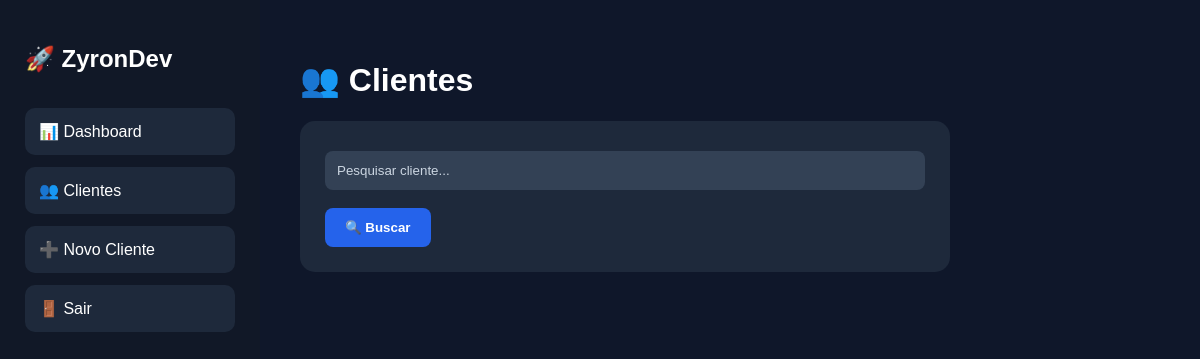
Before: /clientes (signed in) with the older database file.
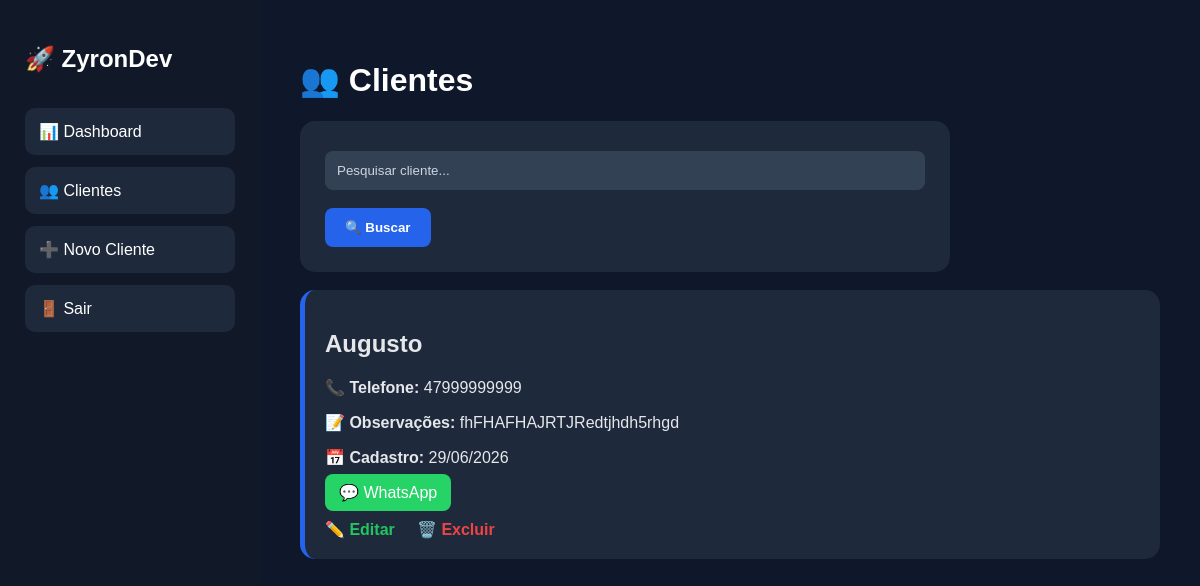
After: the same page with the newer database file.
### tables this page shows
CREATE TABLE clientes (
    id INTEGER PRIMARY KEY AUTOINCREMENT,
    nome TEXT NOT NULL,
    telefone TEXT
, observacoes TEXT, data_cadastro TEXT, usuario TEXT);

### app.py (the view)
@app.route("/clientes")
def clientes():
    if "usuario" not in session:
        return redirect("/login")
    busca = request.args.get("busca", "")
    conn = sqlite3.connect(CAMINHO_BANCO)
    cursor = conn.cursor()
    cursor.execute(
        """
        SELECT *
        FROM clientes
        WHERE usuario = ?
        AND nome LIKE ?
        ORDER BY id DESC
        """,
        (
            session["usuario"],
            "%" + busca + "%"
        )
    )
    clientes = cursor.fetchall()
    conn.close()
    return render_template(
        "clientes.html",
        clientes=clientes,
        busca=busca
    )

### templates/clientes.html (shortened to what this page needs)
<!DOCTYPE html>
<html>
<head>
    <link
        rel="stylesheet"
        href="{{ url_for('static', filename='style.css') }}"
    >
</head>
<body>
<div class="container">
    <div class="sidebar">
        <h2>🚀 ZyronDev</h2>
        <a href="/">📊 Dashboard</a>
        <a href="/clientes">👥 Clientes</a>
        <a href="/cadastro">➕ Novo Cliente</a>
        <a href="/logout">🚪 Sair</a>
    </div>
    <div class="content">
        <h1>👥 Clientes</h1>
        <form action="/clientes" method="GET">
            <input
                type="text"
                name="busca"
                placeholder="Pesquisar cliente..."
                value="{{ busca }}"
            >
            <br><br>
            <button type="submit">
                🔍 Buscar
            </button>
        </form>
        <br>
        {% for cliente in clientes %}
        <div class="cliente">
            <h2>{{ cliente[1] }}</h2>
            <p><strong>📞 Telefone:</strong> {{ cliente[2] }}</p>
            <p><strong>📝 Observações:</strong> {{ cliente[3] }}</p>
            <p><strong>📅 Cadastro:</strong> {{ cliente[4] }}</p>
            <a
                class="whatsapp"
                href="https://wa.me/55{{ cliente[2] }}"
                target="_blank"
            >
                💬 WhatsApp
            </a>
            <br><br>
            <a
                class="editar"
                href="/editar/{{ cliente[0] }}"
            >
                ✏️ Editar
            </a>
            <a
                class="excluir"
                href="/excluir/{{ cliente[0] }}"
            >
                🗑️ Excluir
            </a>
        </div>
        <br>
        {% endfor %}
    </div>
</div>
</body>
</html>

Changed rows visible on the page:
added clientes: nome "Augusto", telefone "47999999999", observacoes "fhFHAFHAJRTJRedtjhdh5rhgd", data_cadastro "29/06/2026"
